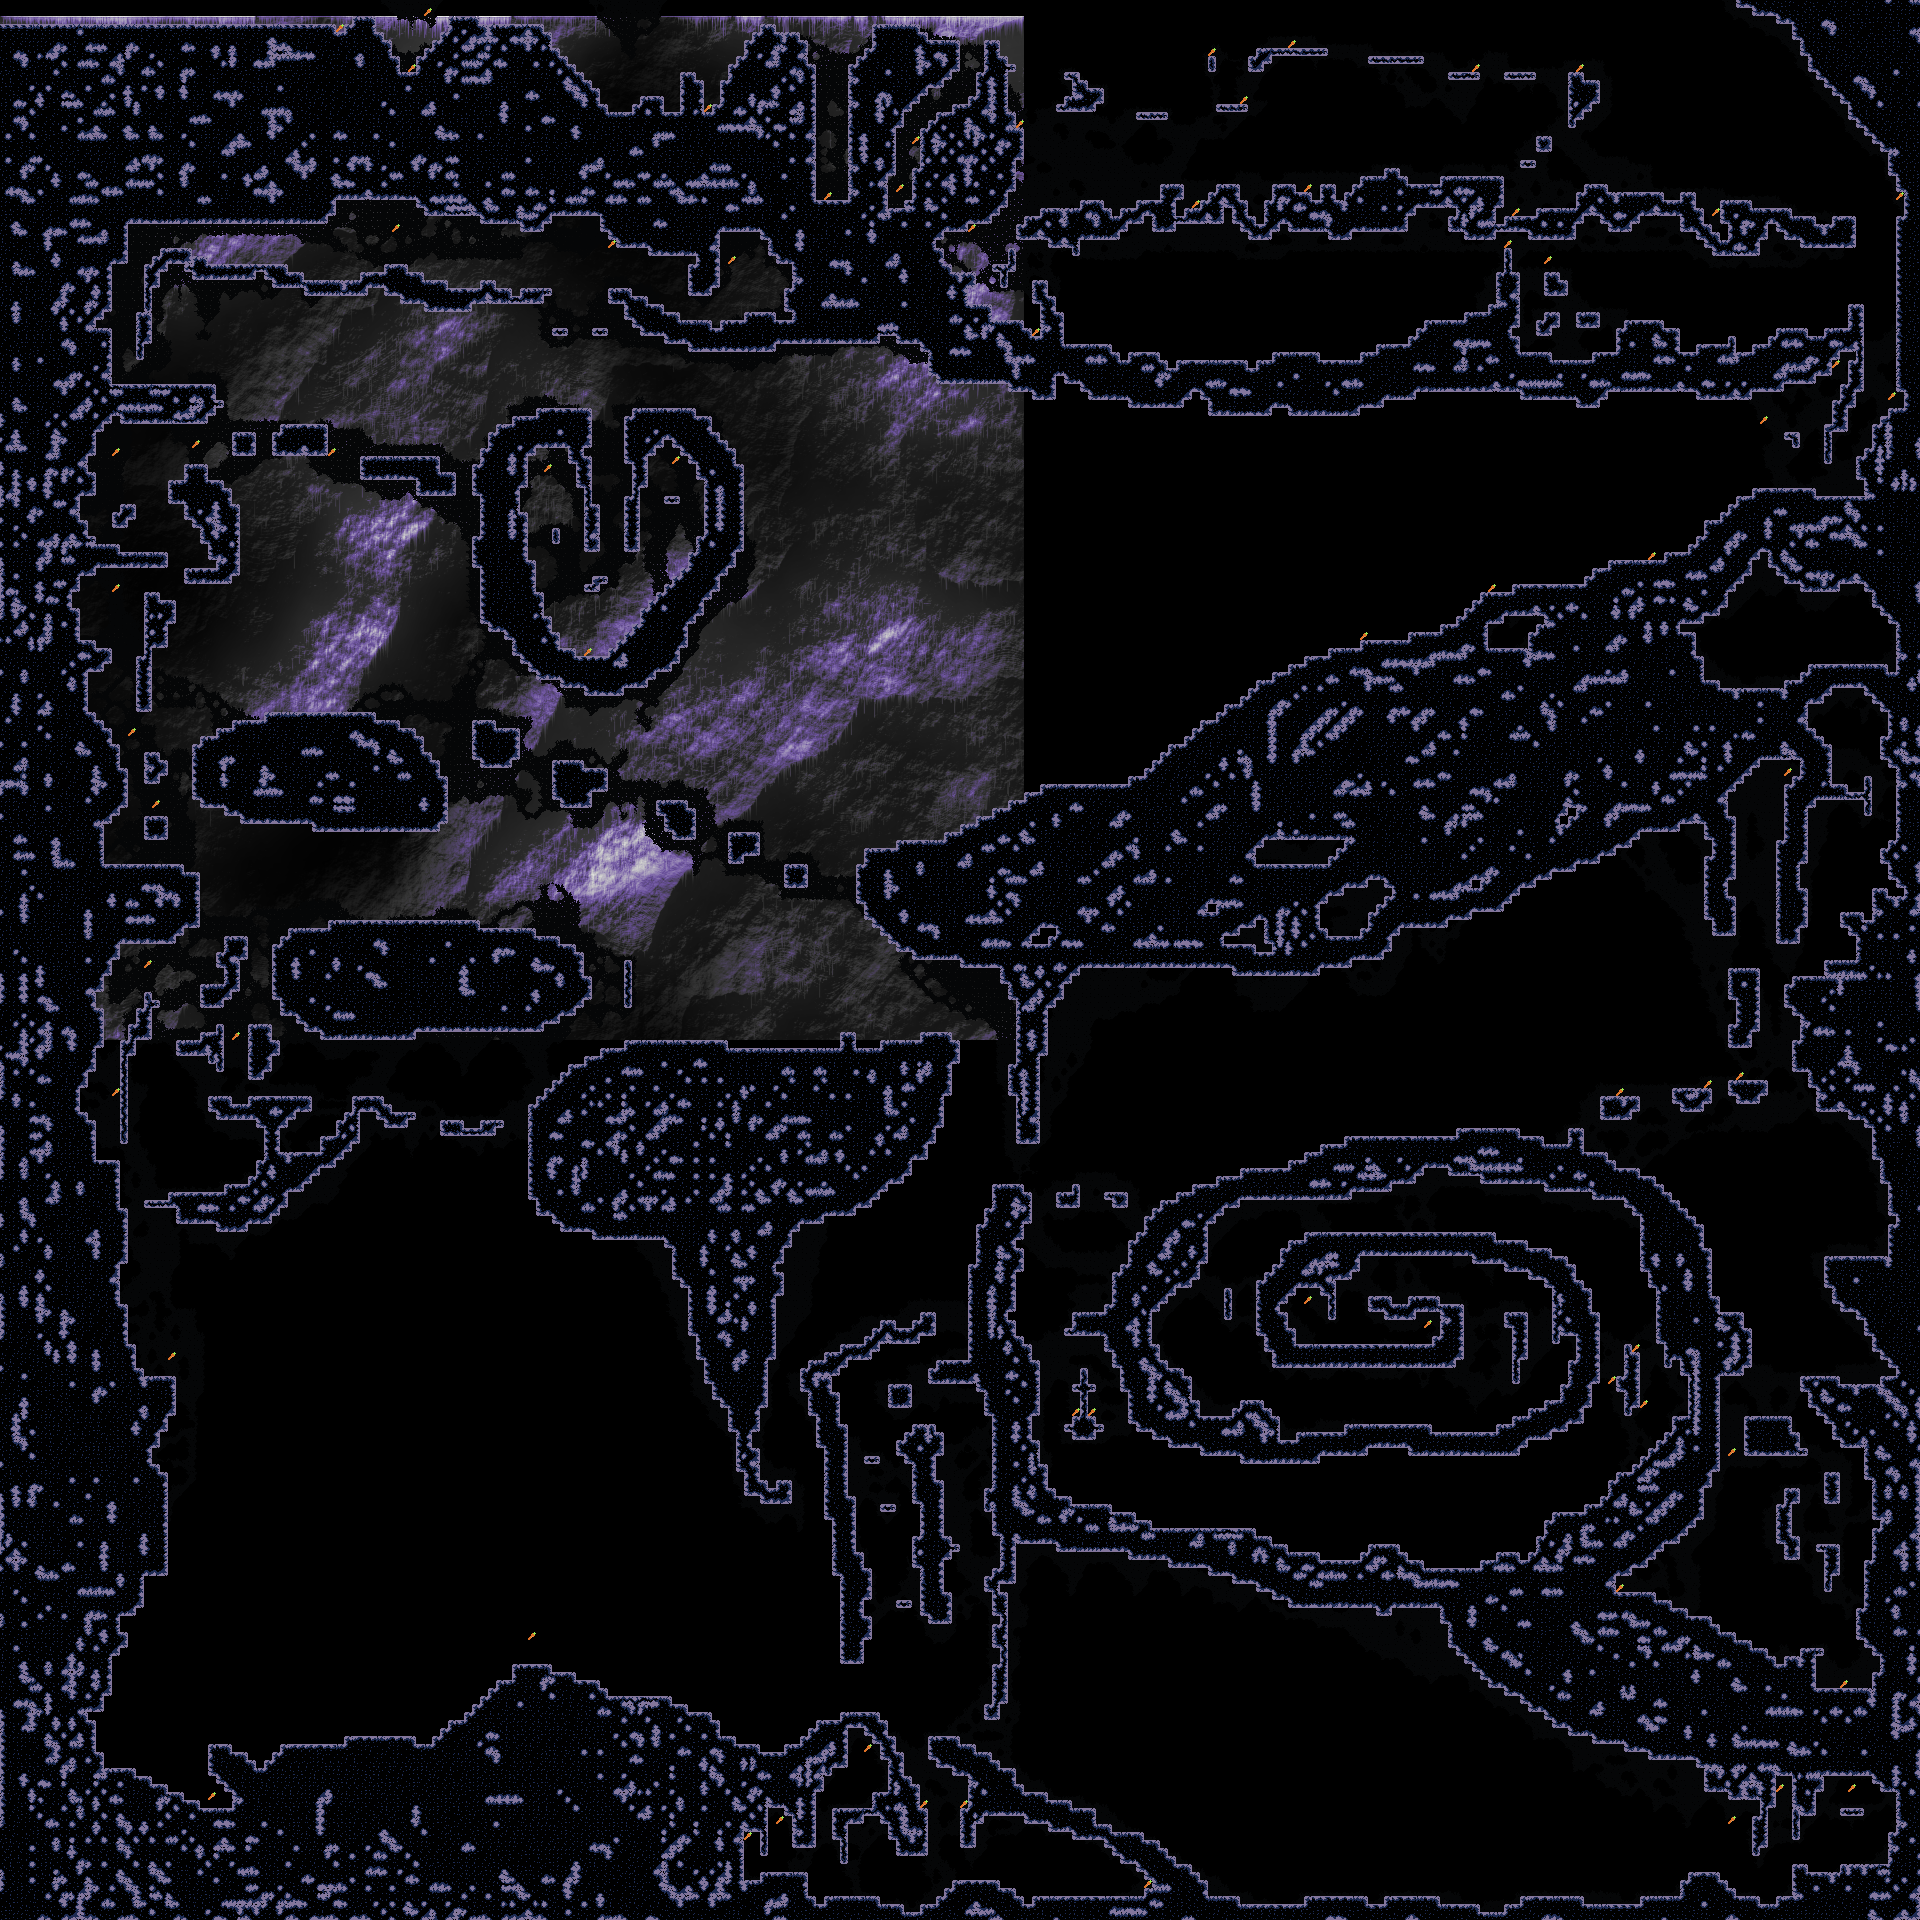

Rendered tile map (Tiled .tmx) drawn with the repository's tilesets; below, a short description and the map source with its tile grids summarised:
An orthogonal 240x240 tile map with 8x8 px tiles, 3 tile layers (bg, carrots, solids), 3 tilesets, 1 image layer.

<map version="1.10" tiledversion="1.11.2" orientation="orthogonal" renderorder="right-up" width="240" height="240" tilewidth="8" tileheight="8" infinite="0" nextlayerid="5" nextobjectid="1">
 <tileset firstgid="1" source="simple-tileset.tsx" />
 <tileset firstgid="71" source="simple-bg-tileset.tsx" />
 <tileset firstgid="141" source="carrots-tileset.tsx" />
 <imagelayer id="3" name="farbg" offsetx="0" offsety="16" parallaxx="0.4" parallaxy="0.4" repeatx="1" repeaty="1">
  <image source="bg.png" width="1024" height="1024" />
 </imagelayer>
 <layer id="2" name="bg" width="240" height="240">
  <data>[57600 cells, 16001 non-empty, 57 distinct tile ids]</data>
 </layer>
 <layer id="4" name="carrots" width="240" height="240">
  <data>[57600 cells, 69 non-empty, 1 distinct tile ids]</data>
 </layer>
 <layer id="1" name="solids" width="240" height="240">
  <data>[57600 cells, 23500 non-empty, 67 distinct tile ids]</data>
 </layer>
</map>